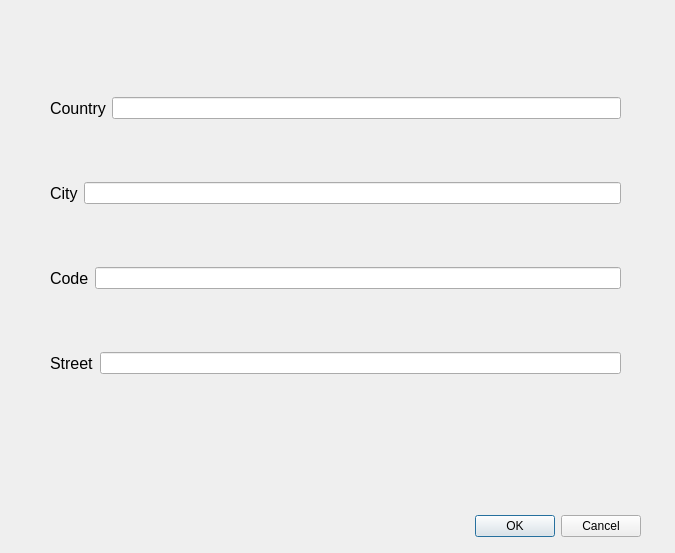
<?xml version="1.0" encoding="UTF-8"?>
<ui version="4.0">
 <class>setAdress</class>
 <widget class="QDialog" name="setAdress">
  <property name="geometry">
   <rect>
    <x>0</x>
    <y>0</y>
    <width>675</width>
    <height>553</height>
   </rect>
  </property>
  <property name="windowTitle">
   <string>Dialog</string>
  </property>
  <widget class="QDialogButtonBox" name="buttonBox_2">
   <property name="geometry">
    <rect>
     <x>300</x>
     <y>510</y>
     <width>341</width>
     <height>32</height>
    </rect>
   </property>
   <property name="orientation">
    <enum>Qt::Horizontal</enum>
   </property>
   <property name="standardButtons">
    <set>QDialogButtonBox::Cancel|QDialogButtonBox::Ok</set>
   </property>
  </widget>
  <widget class="QWidget" name="">
   <property name="geometry">
    <rect>
     <x>50</x>
     <y>40</y>
     <width>571</width>
     <height>391</height>
    </rect>
   </property>
   <layout class="QVBoxLayout" name="verticalLayout">
    <item>
     <layout class="QHBoxLayout" name="horizontalLayout_4">
      <item>
       <widget class="QLabel" name="label_4">
        <property name="font">
         <font>
          <pointsize>12</pointsize>
         </font>
        </property>
        <property name="text">
         <string>Country</string>
        </property>
       </widget>
      </item>
      <item>
       <widget class="QLineEdit" name="lineEdit_11"/>
      </item>
     </layout>
    </item>
    <item>
     <layout class="QHBoxLayout" name="horizontalLayout_3">
      <item>
       <widget class="QLabel" name="label_2">
        <property name="font">
         <font>
          <pointsize>12</pointsize>
         </font>
        </property>
        <property name="text">
         <string>City</string>
        </property>
       </widget>
      </item>
      <item>
       <widget class="QLineEdit" name="lineEdit_10"/>
      </item>
     </layout>
    </item>
    <item>
     <layout class="QHBoxLayout" name="horizontalLayout">
      <item>
       <widget class="QLabel" name="label">
        <property name="font">
         <font>
          <pointsize>12</pointsize>
         </font>
        </property>
        <property name="text">
         <string>Code</string>
        </property>
       </widget>
      </item>
      <item>
       <widget class="QLineEdit" name="lineEdit_8">
        <property name="enabled">
         <bool>true</bool>
        </property>
       </widget>
      </item>
     </layout>
    </item>
    <item>
     <layout class="QHBoxLayout" name="horizontalLayout_2">
      <item>
       <widget class="QLabel" name="label_3">
        <property name="font">
         <font>
          <pointsize>12</pointsize>
         </font>
        </property>
        <property name="text">
         <string>Street</string>
        </property>
       </widget>
      </item>
      <item>
       <widget class="QLineEdit" name="lineEdit_9"/>
      </item>
     </layout>
    </item>
   </layout>
  </widget>
 </widget>
 <resources/>
 <connections/>
</ui>
